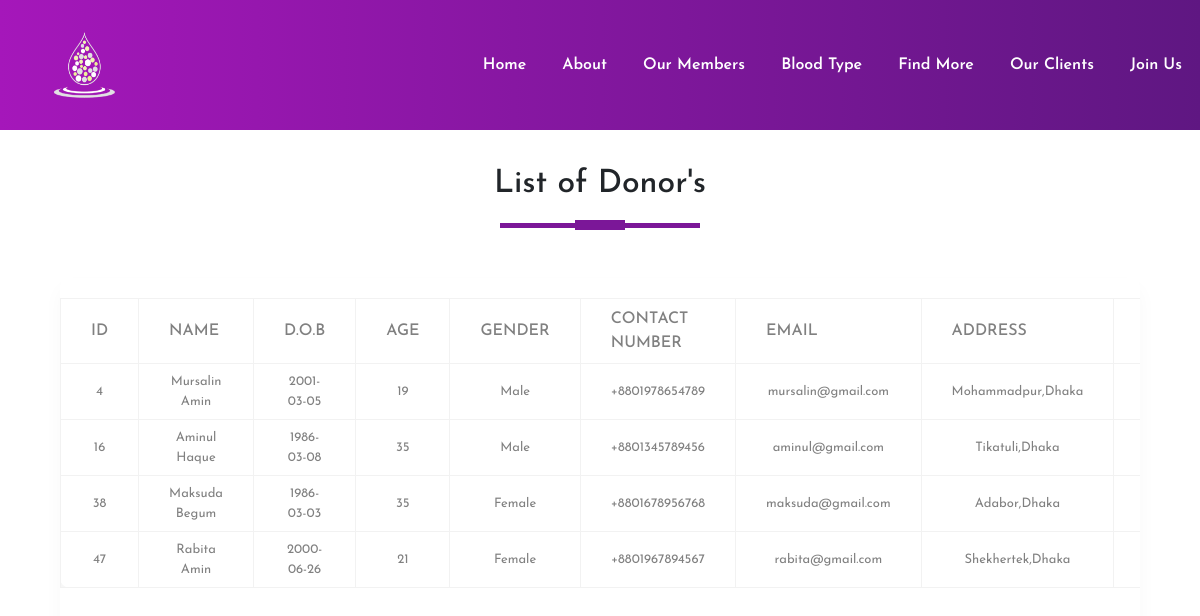
/php/next4.php, run on the app's committed database.
### tables this page shows
CREATE TABLE `donorinfo` (
  `id` int(11) NOT NULL,
  `name` varchar(100) NOT NULL,
  `Date_of_birth` date NOT NULL,
  `age` int(100) NOT NULL,
  `bloodgroup` varchar(100) NOT NULL,
  `gender` varchar(100) NOT NULL,
  `Contact_number` varchar(14) NOT NULL,
  `email` varchar(100) NOT NULL,
  `address` varchar(150) NOT NULL,
  `Covid19_affected` varchar(100) NOT NULL
);

### php/next4.php (the view, shortened to what this page needs)
<!DOCTYPE html>
<html>
<head>
  <link rel="stylesheet" type="text/css" href="../css/styles.css">
  <link rel="stylesheet" href="https://maxcdn.bootstrapcdn.com/bootstrap/4.5.2/css/bootstrap.min.css">
<link rel="stylesheet" href="https://cdnjs.cloudflare.com/ajax/libs/font-awesome/4.7.0/css/font-awesome.min.css" />
</head>
<body>
<section id="nav-bar">
<nav class="navbar navbar-expand-lg navbar-light">
    <a class="navbar-brand" href="#"><img src="../image/log.png" width="80px"></a>
    <div class="collapse navbar-collapse" id="navbarNav">
      <ul class="navbar-nav ml-auto">
        <li class="nav-item">
          <a class="nav-link" aria-current="page" href="index1.php">Home</a>
        </li>
        <li class="nav-item">
          <a class="nav-link" href="about.php">About</a>
        </li>
        <li class="nav-item">
          <a class="nav-link" href="members.php">Our Members</a>
        </li>
        <li class="nav-item">
          <a class="nav-link" href="userinfo.php" >Blood Type</a>
        </li>
        <li class="nav-item">
          <a class="nav-link" href="search.php" >Find More</a>
        </li>
        <li class="nav-item">
          <a class="nav-link" href="receiver.php">Our Clients</a>
        </li>
        <li class="nav-item">
          <a class="nav-link" href="registration.php" >Join Us</a>
        </li>
      </ul>
    </div>
</nav>
<div class="main-div">
    <h2 class="title text-center">List of Donor's</h2>
    <div class="center-div">
        <div class="table-responsive">
            <table>
                <thead>
                    <tr>
                        <th>ID</th>
                        <th>Name</th>
                        <th>D.O.B</th>
                        <th>Age</th>
                        <th>Gender</th>
                        <th>Contact Number</th>
                        <th>Email</th>
                        <th>Address</th>
                        <th>Covid19 Affected</th>
                    </tr>
                </thead>
                <tbody>
                <?php
include 'connection.php';
$selectquery="select * from donorinfo where bloodgroup='O+'";
$query=mysqli_query($con,$selectquery);
while($res=mysqli_fetch_array($query))
{
    ?>
    <tr>
    <td><?php echo $res['id']?></td>
    <td><?php echo $res['name']?></td>
    <td><?php echo $res['Date_of_birth']?></td>
    <td><?php echo $res['age']?></td>
    <td><?php echo $res['gender']?></td>
    <td><?php echo $res['Contact_number']?></td>
    <td><?php echo $res['email']?></td>
    <td><?php echo $res['address']?></td>
    <td><?php echo $res['Covid19_affected']?></td>
</tr>
<?php
}
?>
                </tbody>
            </table>
        </div>
</div>
</div>
</body>
</html>

### css/styles.css (style rules this page uses)
* { margin:0; padding:0; box-sizing:border-box; font-family:'Josefin Sans',sans-serif; }
#nav-bar { position:sticky; top:0; z-index:10; }
.navbar { padding:0!important; background-image: linear-gradient(to right,#a517ba,#5f1782); }
.navbar-brand img { padding-left:20px; height:120px; width:150px; }
.navbar-nav li { padding:0 10px; }
.navbar-nav li a { color:#fff!important; font-weight:600; }
table { border-collapse:collapse; background-color:#fff; box-shadow:0 10px 0 rgba(0,0,0,.03); border-radius:10px; margin:auto; }
th,td { border:1px solid #f2f2f2; padding:8px 30px; text-align:center; color:grey; }
th { text-transform:uppercase; font-weight:500; }
td { font-size:13px; }
.main-div { width:100%; height:100vh; display:flex; flex-direction:column; justify-content:center; align-items:center; }
.main-div h2 { padding:5px; margin-top:25px; text-decoration:uppercase; }
.title::before { content:''; background:#7b1798; height:5px; width:200px; margin-left:auto; margin-right:auto; display:block; transform:translateY(63px); }
.title::after { content:''; background:#7b1798; height:10px; width:50px; margin-left:auto; margin-right:auto; margin-bottom:40px; display:block; transform:translateY(17px); }
.center-div { width:90%; height:80vh; padding:20px 0 0 0; box-shadow:0 10px 20px 0 rgba(0,0,0,.03); border-radius:10px; margin:auto; }

### data on the page
donorinfo: id "4", name "Mursalin Amin", Date_of_birth "2001-03-05", age "19", gender "Male", Contact_number "+8801978654789", email "mursalin@gmail.com", address "Mohammadpur,Dhaka"
donorinfo: id "16", name "Aminul Haque", Date_of_birth "1986-03-08", age "35", gender "Male", Contact_number "+8801345789456", email "aminul@gmail.com", address "Tikatuli,Dhaka"
donorinfo: id "38", name "Maksuda Begum", Date_of_birth "1986-03-03", age "35", gender "Female", Contact_number "+8801678956768", email "maksuda@gmail.com", address "Adabor,Dhaka"
donorinfo: id "47", name "Rabita Amin", Date_of_birth "2000-06-26", age "21", gender "Female", Contact_number "+8801967894567", email "rabita@gmail.com", address "Shekhertek,Dhaka"
